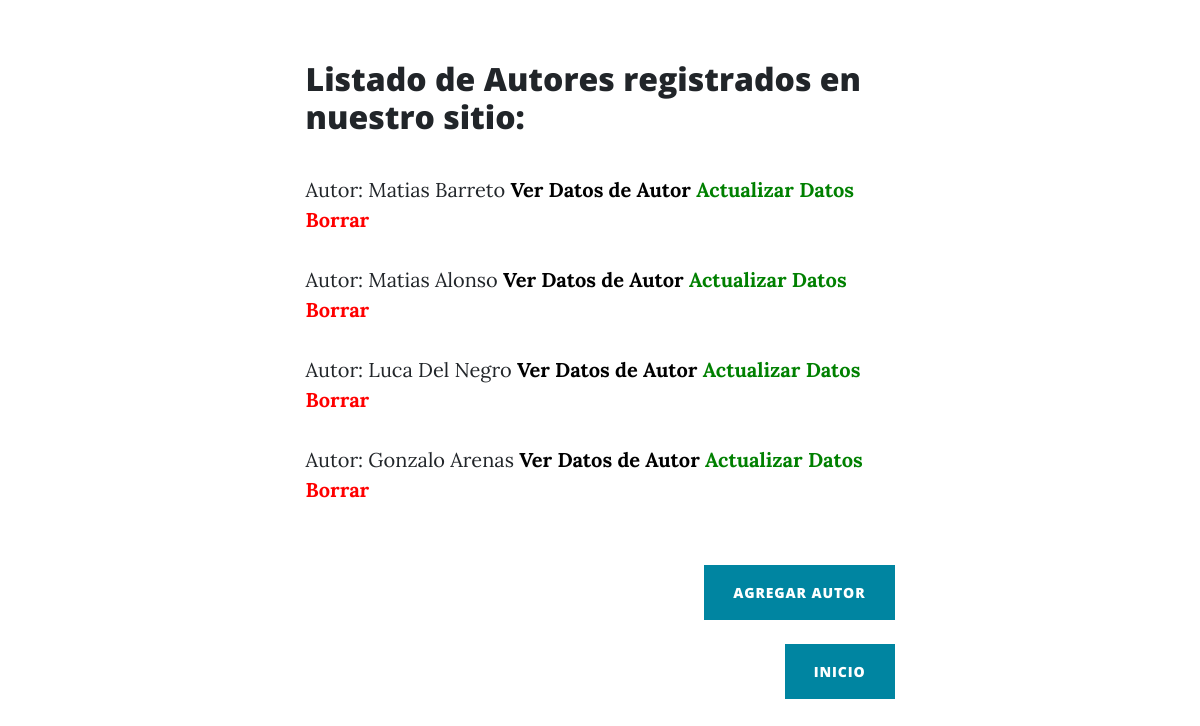
The page /autores (signed in) on the database its author committed.
### app_blog/models.py (models this page shows)
class Autor(Model):
    id = models.AutoField(primary_key = True)
    nombre = models.CharField('Nombre', max_length = 255, null = False, blank = False)
    apellido = models.CharField('Apellido', max_length = 255, null = False, blank = False)
    twitter = models.URLField('Twitter', null = True, blank = True)
    web = models.URLField('Web Site', null = True, blank = True)
    email = models.EmailField ('E-mail', null = False, blank = False)
    estado = models.BooleanField('Autor Activo/Autor Inactivo', default = True)
    fecha_creacion = models.DateField('Fecha de Creación', auto_now = False, auto_now_add = True)
    class Meta:
        verbose_name = 'Autor'
        verbose_name_plural = 'Autores'
    def __str__(self):
        return f'Autor: {self.nombre} {self.apellido}'

### app_blog/views.py (the view)
# urls.py: path('autores', login_required(autorListView.as_view()), name='Autores'),
class autorListView(ListView):
    model = Autor
    template_name = 'autor_ls.html'
    context_object_name = 'lista_autores'

### templates/autor_ls.html (shortened to what this page needs)
{% extends "padre.html" %}
{% load static %}
{% block contenido %}
<h2>Listado de Autores registrados en nuestro sitio:</h2>
<br>
{% for autor in lista_autores %}
<div style="align-items: center;">
{{autor}}
<a href="{% url 'Datos del Autor' autor.id %}" style="color: black"> <b>Ver Datos de Autor</b></a>
<a href="{% url 'Actualizar Autor' autor.id %}" style="color: green"> <b>Actualizar Datos</b></a>
<a href="{% url 'Borrar Autor' autor.id %}" style="color: red"><b>Borrar</b></a>
<br>
<br>
</div>
{% endfor %}
{% endblock contenido %}
{% block boton %}
<br>
<div class="d-flex justify-content-end mb-4"><a class="btn btn-primary text-uppercase"href="{% url 'Crear Autor' %}">Agregar Autor</a></div>
<div class="d-flex justify-content-end mb-4"><a class="btn btn-primary text-uppercase"href="{% url 'index' %}">Inicio</a></div>
{% endblock boton %}

### rows shown on the page
Autor: nombre+apellido "Autor: Matias Barreto"
Autor: nombre+apellido "Autor: Matias Alonso"
Autor: nombre+apellido "Autor: Luca Del Negro"
Autor: nombre+apellido "Autor: Gonzalo Arenas"
